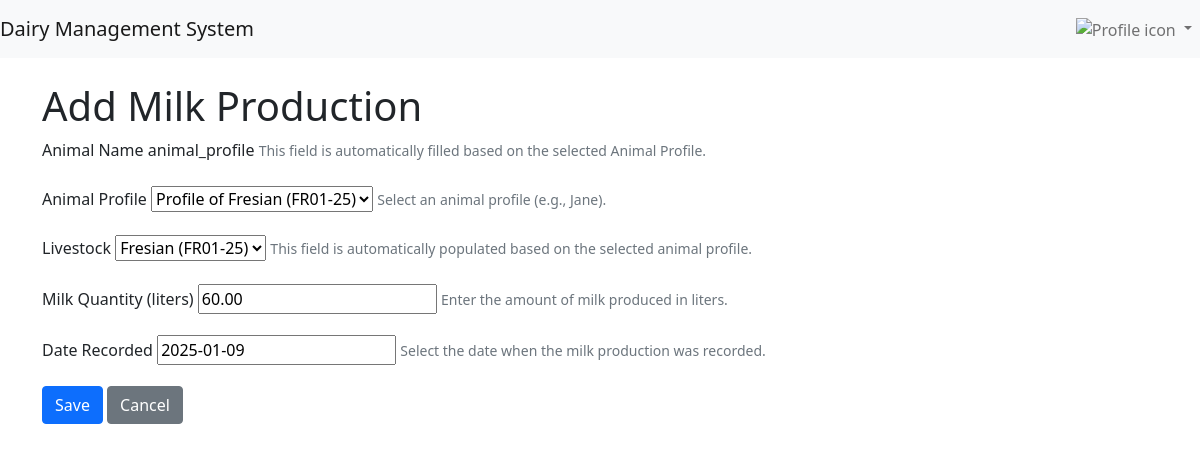
The page /data-management/milk-production/update/4/ (signed in) on the database its author committed.
### data_management/models.py (models this page shows, shortened)
class MilkProduction(models.Model):
    livestock = models.ForeignKey(
        Livestock, on_delete=models.CASCADE, related_name="milk_productions", verbose_name=_("Livestock")
    )
    animal_profile = models.ForeignKey(AnimalProfile, on_delete=models.CASCADE, related_name="milk_productions")
    date = models.DateField(verbose_name=_("Date"))
    quantity = models.DecimalField(max_digits=5, decimal_places=2, verbose_name=_("Quantity (liters)"))

### data_management/views.py (the view)
# urls.py: path('milk-production/update/<int:pk>/', MilkProductionUpdateView.as_view(), name='update_milk_production'),
class MilkProductionUpdateView(GenericUpdateView):
    model = MilkProduction
    form_class = MilkProductionForm
    template_name = "milkproduction/milk_production_form.html"
    success_url = reverse_lazy("data_management:milk_production_list")
    success_message = "Milk Production Record was successfully updated."

### data_management/forms.py
class MilkProductionForm(forms.ModelForm):
    class Meta:
        model = MilkProduction
        fields = ['animal_profile', 'livestock', 'quantity', 'date']
    def __init__(self, *args, **kwargs):
        super().__init__(*args, **kwargs)
        if 'animal_profile' in self.data:
            animal_profile_id = self.data.get('animal_profile')
            if animal_profile_id:
                animal_profile = AnimalProfile.objects.get(pk=animal_profile_id)
                self.fields['livestock'].initial = animal_profile.livestock

### data_management/models.py (called while the page is built)
    def __str__(self):
        return f"{self.name} ({self.unique_id})"

    def __str__(self):
        return f"Profile of {self.livestock}"

### data_management/templates/milkproduction/milk_production_form.html (shortened to what this page needs)
{% extends "users_management/base.html" %}
{% block content %}
    <h1>Add Milk Production</h1>
    <form method="post">
        <div class="mb-3">
            <label for="id_animal_name" class="form-label">Animal Name</label>
            {{ form.animal_profile.name }}
            <small class="form-text text-muted">
                This field is automatically filled based on the selected Animal Profile.
            </small>
        </div>
        <div class="mb-3">
            <label for="id_animal_profile" class="form-label">Animal Profile</label>
            {{ form.animal_profile }}
            <small class="form-text text-muted">
                Select an animal profile (e.g., Jane).
            </small>
        </div>
        <div class="mb-3">
            <label for="id_livestock" class="form-label">Livestock</label>
            {{ form.livestock }}
            <small class="form-text text-muted">
                This field is automatically populated based on the selected animal profile.
            </small>
        </div>
        <div class="mb-3">
            <label for="id_milk_quantity" class="form-label">Milk Quantity (liters)</label>
            {{ form.quantity }}
            <small class="form-text text-muted">
                Enter the amount of milk produced in liters.
            </small>
        </div>
        <div class="mb-3">
            <label for="id_date_recorded" class="form-label">Date Recorded</label>
            {{ form.date }}
            <small class="form-text text-muted">
                Select the date when the milk production was recorded.
            </small>
        </div>
        <button type="submit" class="btn btn-primary">Save</button>
        <a href="{% url 'data_management:milk_production_list' %}" class="btn btn-secondary">Cancel</a>
    </form>
{% endblock %}

### rows shown on the page
MilkProduction: animal_profile "Profile of Fresian (FR01-25)", livestock "Fresian (FR01-25)", quantity "60.00", date "2025-01-09"
